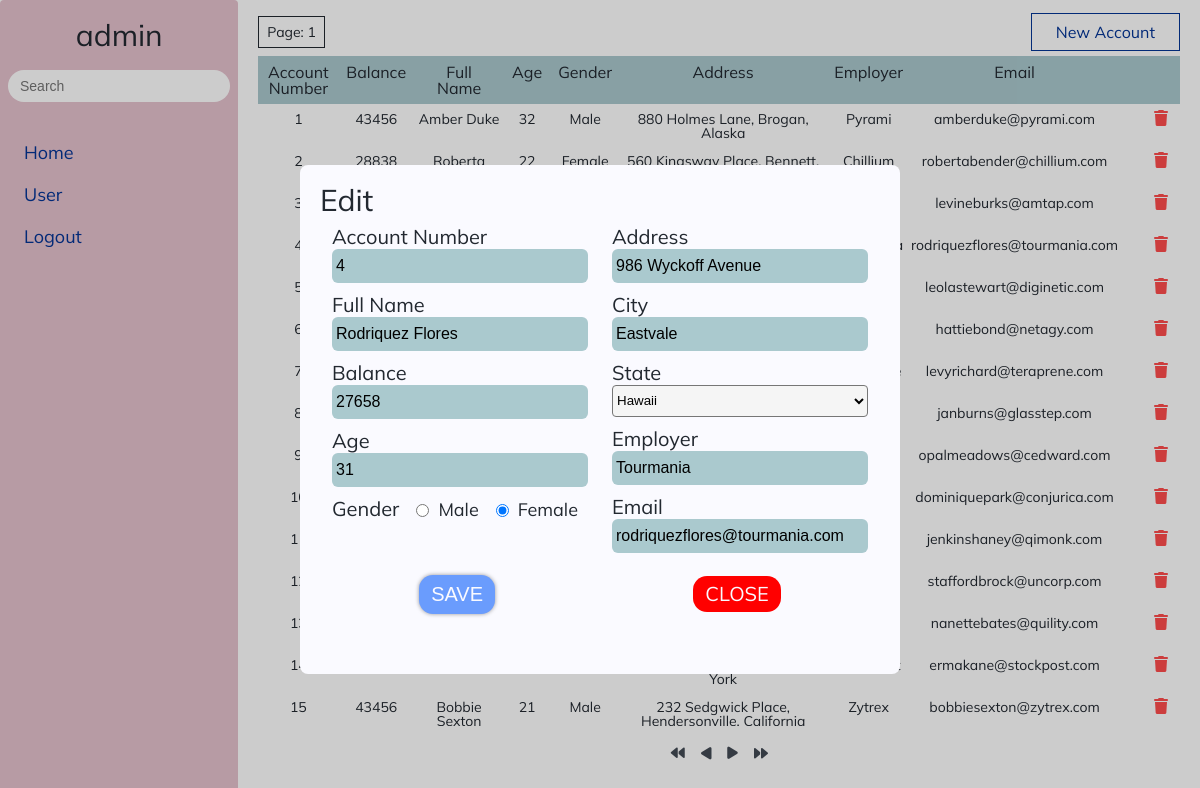
The app's page /index.php?page=1&account_number=4 (signed in) with its own data.
### tables this page shows
CREATE TABLE IF NOT EXISTS `user` (
  `userID` int(11) NOT NULL AUTO_INCREMENT,
  `username` varchar(50) NOT NULL,
  `phone` varchar(20) NOT NULL,
  `email` char(50) NOT NULL,
  `password` char(100) NOT NULL,
  `country` varchar(30) NOT NULL,
  PRIMARY KEY (`userID`),
  UNIQUE KEY `email` (`email`)
);

CREATE TABLE IF NOT EXISTS `accounts` (
  `account_number` int(11) NOT NULL AUTO_INCREMENT,
  `balance` int(11) NOT NULL,
  `first_name` varchar(30) NOT NULL,
  `last_name` varchar(30) NOT NULL,
  `age` int(4) NOT NULL,
  `gender` char(5) NOT NULL,
  `address` text NOT NULL,
  `employer` varchar(30) NOT NULL,
  `email` text NOT NULL,
  `city` varchar(100) NOT NULL,
  `state` char(10) NOT NULL,
  PRIMARY KEY (`account_number`),
  KEY `state` (`state`)
);

### handle/role.php (called while the page is built)
<?php
include_once './config/Data.php';
function getRole($email)
{
  $db = new Data();
  $connect = $db->connect();
  $sql = "SELECT *  FROM user,user_role WHERE user.userID = user_role.userID AND user.email = '$email' and user_role.roleID = 0";
  $statement = $connect->prepare($sql);
  $statement->execute();
  $statement->fetchAll(PDO::FETCH_ASSOC);
  $role = $statement->rowCount();
  return $role > 0 ? true : false;
}
function getPermissions($email)
{
  $permission = array();
  $db = new Data();
  $connect = $db->connect();
  $sql = "SELECT permission.permissionType FROM user INNER JOIN user_role on (user.userID = user_role.userID) INNER JOIN roles on (user_role.roleID = roles.roles) INNER JOIN role_permission on (roles.roles = role_permission.roleID) INNER JOIN permission on (role_permission.permissionID = permission.permissionID) WHERE user.email = '$email';";
  $statement = $connect->prepare($sql);
  $statement->execute();
  $result = $statement->fetchAll(PDO::FETCH_ASSOC);
  foreach ($result as $row) {
    $permission[] = $row['permissionType'];
  }
  return $permission;
}
?>

### handle/info.php (called while the page is built, shortened)
<?php
$account_number = $_GET['account_number'];
$sql = 'SELECT * FROM accounts WHERE account_number = ' . $account_number . ';';
$statement = $connect->prepare($sql);
$statement->execute();
$result = $statement->fetchAll(PDO::FETCH_ASSOC);
foreach ($result as $row) {
  $fullName = $row['first_name'] . ' ' . $row['last_name'];
  $age = $row['age'];
  $gender = $row['gender'] == 'M' ? 'Male' : 'Female';
  $address = $row['address'];
  $employer = $row['employer'];
  $email = $row['email'];
  $city = $row['city'];
  $state = $row['state'];
  $balance = $row['balance'];
}
?>

### index.php (the view, shortened to what this page needs)
<?php
include './config/Data.php';
$data = new Data();
include_once './handle/role.php';
include_once './handle/navigation.php';
$email = $_SESSION['account'];
$is_admin = getRole($email);
$permissions = getPermissions($email);
?>
<!DOCTYPE html>
<html lang="en">
<head>
  <link rel='stylesheet' href='https://cdn-uicons.flaticon.com/uicons-solid-rounded/css/uicons-solid-rounded.css'>
  <link rel="stylesheet" href="./assets/css/style.css">
</head>
<body>
  <div class="main">
    <?php include_once "./layout/navigation.php"; ?>
    <div class="grid">
      <div class="row">
        <div class="col-12-xl col-12-lg">
          <div class="content">
            <div class="content-header">
              <?php
              foreach ($permissions as $permission) {
                if ($permission == 'view') {
              ?>
              <div class="content-header-list">
                <p>Page: <?= isset($_GET['page']) ? $_GET['page'] : '1' ?>
                </p>
              </div>
              <?php
                  break;
                }
              }
              foreach ($permissions as $permission) {
                if ($permission == 'insert') {
              ?>
              <div class="content-header-insert">
                <a href="?addNew">new account</a>
              </div>
              <?php
                  break;
                }
              }
              ?>
            </div>
          </div>
          <div class="content-container">
            <?php
            foreach ($permissions as $permission) {
              if ($permission == 'view') {
            ?>
            <table class='content-container-table'>
              <thead>
                <th>account number</th>
                <th>balance</th>
                <th>full name</th>
                <th>age</th>
                <th>gender</th>
                <th>address</th>
                <th>employer</th>
                <th>email</th>
                <th></th>
                <th></th>
              </thead>
              <tbody class="content-container-table-body">
                <?php
                if (isset($_SESSION['account'])) {
                  if (empty(isset($_GET['data']))) {
                    $sql = "SELECT accounts.account_number,
                          balance,
                          CONCAT( first_name, ' ' ,last_name) AS fullName,
                          age,
                          gender,
                          CONCAT(address,', ',city,', ',state.name) AS address,
                          employer,
                          email
                          FROM `accounts`, `state`
                          WHERE accounts.state = state.state
                          ORDER BY `accounts`.`account_number`";
                    $result = $data->readData($sql);
                    echo ($result[0]);
                  } else {
                    include_once './handle/search.php';
                  }
                }
                ?>
              </tbody>
            </table>
            <?php
                break;
              }
            }
            ?>
          </div>
          <?php
          foreach ($permissions as $permission) {
            if ($permission == 'view') {
              $pages = ceil($_SESSION["pages"]);
              $currentPage = $_SESSION["currentPage"];
          ?>
          <div class="content-navigation">
            <a href="?page=1" class="content-navigation-button">
              <i class="fa-solid fa-backward"></i>
            </a>
            <a href="?page=<?php
              if (!isset($_GET['page']) || $_GET['page'] <= 1) {
                $_SESSION['currentPage'] = $currentPage = 1;
              } else {
                $_SESSION['currentPage'] = $currentPage = $_GET['page'] - 1;
              }
              echo $currentPage;
            ?>" class="content-navigation-button rotate">
              <i class="fa-solid fa-play"></i></a>
            <a href="?page=<?php
              if (!isset($_GET['page'])) {
                $_SESSION['currentPage'] = $currentPage = 2;
              } elseif ($_GET['page'] >= $pages) {
                $_SESSION['currentPage'] = $currentPage = $pages;
              } else {
                $_SESSION['currentPage'] = $currentPage = $_GET['page'] + 1;
              }
              echo $currentPage;
            ?>" class="content-navigation-button"><i class="fa-solid fa-play"></i></a>
            <a href="?page=<?php echo ($pages) ?>" class="content-navigation-button rotate"><i
                class="fa-solid fa-backward"></i></a>
          </div>
          <?php
              break;
            }
          }
          ?>
        </div>
      </div>
    </div>
  </div>
  <?php if (isset($_GET['account_number'])) {
    include_once './handle/info.php';
    echo "<div class='overlay active'>";
  ?>
  <div class="overlay-info">
    <div class="overlay-info-heading">
      <h2 class="h2-heading">Edit</h2>
    </div>
    <form action="<?php echo isset($addNew) ? './handle/new.php' : './handle/edit.php' ?>" method="post" id="form">
      <div class="overlay-info-content">
        <div class="overlay-info-content-left">
          <div class="form-group">
            <div class="overlay-info-content-wrap">
              <h4 class="h4-heading">account number</h4>
              <input type='text' name='info-account_number' value='<?= $account_number ?>' readonly
                class="input-text input-account-number">
            </div>
          </div>
          <div class="form-group">
            <div class="overlay-info-content-wrap">
              <h4 class="h4-heading">full name</h4>
              <input type='text' name='info-full_name' value='<?= $fullName ?>' class="input-text input-full_name">
            </div>
          </div>
          <div class="form-group">
            <div class="overlay-info-content-wrap">
              <h4 class="h4-heading"> balance </h4>
              <input type='number' min="0" name='info-balance' value='<?= $balance ?>' class="input-text input-balance">
            </div>
          </div>
          <div class="form-group">
            <div class="overlay-info-content-wrap">
              <h4 class="h4-heading">age </h4>
              <input type="number" name='info-age' class="input-text input-age" value="<?= $age ?>" min="18" max="100"
                step="1">
            </div>
          </div>
          <div class="overlay-info-content-wrap overlay-info-content-wrap-gender">
            <h4 class="h4-heading">gender </h4>
            <?php
    if ($gender == 'Male') {
      echo "
            <div class='overlay-info-content-wrap-radio'>
            <input type='radio' name='info-gender' id = 'info-gender-m' value='M' checked>
            <label for='info-gender-m'>Male</label>
          </div>
          <div class='overlay-info-content-wrap-radio'>
            <input type='radio' name='info-gender' id = 'info-gender-f' value='F'>
            <label for='info-gender-f'>Female</label>
          </div>
            ";
    } else {
      echo "
            <div class='overlay-info-content-wrap-radio'>
            <input type='radio' name='info-account-gender' id = 'info-account-gender-m' value='M' >
            <label for='info-account-gender-m'>Male</label>
          </div>
          <div class='overlay-info-content-wrap-radio'>
            <input type='radio' name='info-account-gender' id = 'info-account-gender-f' value='F' checked>
            <label for='info-account-gender-f'>Female</label>
          </div>
            ";
    }
            ?>
          </div>
        </div>
        <div class="overlay-info-content-right">
          <div class="form-group">
            <div class="overlay-info-content-wrap">
              <h4 class="h4-heading">address </h4>
              <input type="text" name='info-address' class="input-text input-address" value="<?= $address ?>">
            </div>
          </div>
          <div class="form-group">
            <div class="overlay-info-content-wrap">
              <h4 class="h4-heading">city </h4>
              <input type="text" name='info-city' class="input-text input-city" value="<?= $city ?>">
            </div>
          </div>
          <div class="overlay-info-content-wrap">
            <h4 class="h4-heading">state </h4>
            <select name="info-state" id="" class="select">
              <?php
    $sql = 'SELECT * FROM state';
    $statement = $connect->prepare($sql);
    $statement->execute();
    $result = $statement->fetchAll(PDO::FETCH_ASSOC);
    foreach ($result as $row) {
      if ($row['state'] == $state) {
        echo "<option selected value  = '" . $row['state'] . "'>" . $row['name'] . "</option>";
      } else {
        echo "<option value  = '" . $row['state'] . "'>" . $row['name'] . "</option>";
      }
    }
              ?>
            </select>
          </div>
          <div class="form-group">
            <div class="overlay-info-content-wrap">
              <h4 class="h4-heading">employer </h4>
              <input type="text" name='info-employer' class="input-text input-employer" value="<?= $employer ?>">
            </div>
          </div>
          <div class="form-group">
            <div class="overlay-info-content-wrap">
              <h4 class="h4-heading">email </h4>
              <input type="email" name='info-email' class="input-text input-email" value="<?= $email ?>">
            </div>
          </div>
        </div>
      </div>
      <div class="overlay-info-button-wrap">
        <input type="submit" value="Save" name="<?php echo isset($addNew) ? 'add-submit' : 'edit-submit' ?>"></input>
        <a href="?page=<?php echo ($_GET['page']) ?>" class="overlay-info-button-wrap-btn">close</a>
      </div>
    </form>
  </div>
  </div>
  <?php
  } ?>
</body>
</html>

### layout/navigation.php
<div class="navigation">
  <h2 class="h2-heading">
    <?php
    $sql = "select username from user where email = '" . $_SESSION['account'] . "'";
    $statement = $connect->prepare($sql);
    $statement->execute();
    $result = $statement->fetch();
    echo $result[0];
    ?>
  </h2>
  <div class="navigation-search">
    <?php
    preg_match('/index\.php/', $_SERVER['REQUEST_URI'], $match1);
    preg_match('/index\.php/', $_SERVER['PHP_SELF'], $match2);
    if ($match1 || $match2) {
    ?>
    <form action="<?php $_SERVER['PHP_SELF'] ?>" method='get' class="navigation-search-form">
      <input type="text" class="navigation-search-input" name="input-search" placeholder="Search"
        onkeyup="liveSearch(this.value)">
    </form>
    <?php
    }
    ?>
  </div>
  <ul class="navigation-list">
    <li class='navigation-list-item'>
      <a href='index.php' class='navigation-list-item-link'>Home</a>
    </li>
    <?php if ($is_admin) {
      echo " <li class='navigation-list-item'>
          <a href='user.php' class='navigation-list-item-link'>User</a></li>";
    } ?>
    <li class="navigation-list-item">
      <a href="./handle/logout.php" class="navigation-list-item-link" onclick="return logout(this)">logout</a>
    </li>
  </ul>
</div>

### config/Data.php (shortened to what this page needs)
<?php
class Database
{
  private $__host = 'localhost';
  private $__db_name = 'bank';
  private $__username = 'root';
  private $__password = '';
  function connect()
  {
    try {
      $this->__connection = new PDO('mysql:host=' . $this->__host . ';dbname=' . $this->__db_name, $this->__username, $this->__password);
      $this->__connection->setAttribute(PDO::ATTR_ERRMODE, PDO::ERRMODE_EXCEPTION);
      return $this->__connection;
    } catch (PDOException $e) {
      echo "Connection failed: " . $e->getMessage();
      $this->__connection = null;
    }
  }
}
class Data extends Database
{
  private $__start, $__rowPerPage, $__totalPages;
  public $permissions = array();
  function getPermissions()
  {
    $this->permissions = $_SESSION['permissions'];
  }
  function readData($data)
  {
    $str = '';
    $arr = array();
    $connect = $this->connect();
    $_SESSION['currentPage'] = $currentPage = 1;
    $start = 0;
    $rowPerPage = 15;
    $total = $this->__totalPages;
    if (isset($_GET['page'])) {
      $_SESSION['currentPage'] = $currentPage = $_GET['page'];
      $start = ($currentPage - 1) * $rowPerPage;
    }
    try {
      $statement = $connect->prepare($data);
      $statement->setFetchMode(PDO::FETCH_ASSOC);
      $statement->execute();
      $statement->fetchAll();
      $this->__totalPages = $statement->rowCount();
      $sql = $data . " ASC LIMIT $start, $rowPerPage ; ";
      $statement = $connect->prepare($sql);
      $statement->setFetchMode(PDO::FETCH_ASSOC);
      $statement->execute();
      $result = $statement->fetchAll();
      $account_number = 0;
      for ($i = 0; $i <= count($result) - 1; $i++) {
        $str .= "<tr>";
        foreach ($result[$i] as $key => $value) {
          if ($key == 'account_number') {
            $account_number = $value;
          }
          if ($key == 'gender') {
            $gender = $value == 'M' ? 'Male' : 'Female';
            $str .= " <td>" . $gender . "</td>";
          } else {
            $str .= " <td>" . $value . "</td>";
          }
        }
        foreach ($this->permissions as $permission) {
          if ($permission == 'update') {
            $str .= "<td><a href = '?page=$currentPage&account_number=$account_number' class = 'link-icon'>
            <i class='fi fi-sr-eye'></i></a></td>
            <td><a href = './handle/delete.php?page=$currentPage&account_number=$account_number' onclick = 'return showMessageDelete(this)' class = 'link-icon'>
            <i class='red-color fa-solid fa-trash'></i></a></td>";
            $str .= "</tr>";
            break;
          }
        }
      }
      $arr[] = $str;
      $arr[] = $this->__totalPages;
      return $arr;
    } catch (PDOException $e) {
      echo "Error: " . $e->getMessage();
    }
  }
  function Navigation($total)
  {
    $rowPerPage = 15;
    $_SESSION['pages'] = $pages = $total / $rowPerPage;
    $index = 1;
    if (isset($_GET['page'])) {
      $currentPage = $_GET['page'];
    }
  }
}
?>

### records on screen
user: username "admin"
accounts: account_number "1", balance "43456", age "32", gender "Male", employer "Pyrami", email "amberduke@pyrami.com"
accounts: account_number "2", balance "28838", age "22", gender "Female", employer "Chillium", email "robertabender@chillium.com"
accounts: account_number "3", email "levineburks@amtap.com"
accounts: account_number "4", email "rodriquezflores@tourmania.com", info-full_name "Rodriquez Flores", info-balance "27658", info-age "31", info-address "986 Wyckoff Avenue", info-city "Eastvale", info-employer "Tourmania", info-email "rodriquezflores@tourmania.com"
accounts: account_number "5", email "leolastewart@diginetic.com"
accounts: account_number "6", email "hattiebond@netagy.com"
accounts: account_number "7", email "levyrichard@teraprene.com"
accounts: account_number "8", email "janburns@glasstep.com"
accounts: account_number "9", email "opalmeadows@cedward.com"
accounts: account_number "10", email "dominiquepark@conjurica.com"
accounts: account_number "11", email "jenkinshaney@qimonk.com"
accounts: account_number "12", email "staffordbrock@uncorp.com"
accounts: account_number "13", email "nanettebates@quility.com"
accounts: account_number "14", email "ermakane@stockpost.com"
accounts: account_number "15", balance "43456", age "21", gender "Male", employer "Zytrex", email "bobbiesexton@zytrex.com"

### other values on screen
$value "Amber Duke"
$value "880 Holmes Lane, Brogan, Alaska"
$value "Roberta…"
$value "560 Kingsway Place, Bennett,…"
$value "Bobbie Sexton"
$value "232 Sedgwick Place, Hendersonville, California"
form field info-state "Hawaii"
